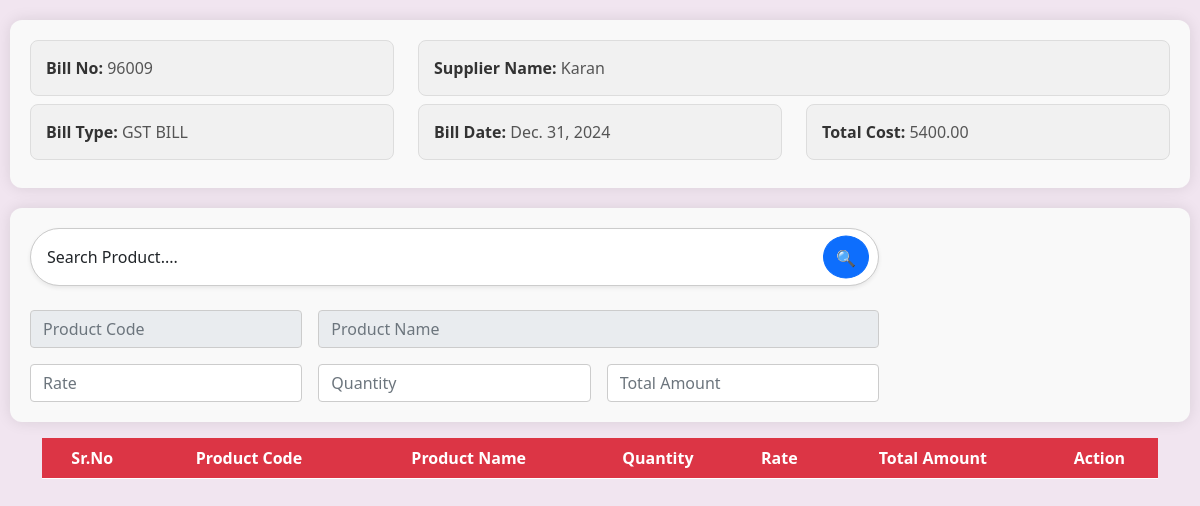
Page /workshop/purchase-item-list/3 on the committed database.
### ERP_Admin/models.py (models this page shows, shortened)
class Purchase(models.Model):
    bill_no = models.CharField(max_length=50, db_index=True, unique=True, null=False, blank=False)
    supplier_name = models.CharField(max_length=100, db_index=True, null=True, blank=True)
    bill_type = models.CharField(max_length=30, db_index=True, choices=PURCHASE_GST)
    bill_date = models.DateField(auto_now_add=False, db_index=True)
    total_cost = models.DecimalField(max_digits=12, decimal_places=2, default=0.0)
    bill_file = models.FileField(upload_to="Purchase Bill", null=True, blank=True)

### ERP_Workshop/views.py (the view)
# urls.py: path('purchase-item-list/<int:id>', views.purchase_item_list, name='workshop_purchase_item_list'),
def purchase_item_list(request,id):
    purchase=get_object_or_404(Purchase, id=id)
    item=PurchaseItem.objects.all().order_by('-id')
    product_data = list(Product.objects.select_related('model'))
    cache.set('product_data', product_data, timeout=300)  # Store for 300 seconds
    product_data = cache.get('product_data')
    return render(request, "workshop_purchase_item_list.html",{'item':item,'purchase':purchase,'product_data':product_data})

### ERP_Workshop/templates/workshop_purchase_item_list.html (shortened to what this page needs)
{% extends "base_window.html" %}
{% load crispy_forms_tags %}
{% block content %}
<main id="main" class="main">
    <section class="section dashboard">
        <div class="container-fluid mb-3 bill-info-header">
            <div class="row">
                <div class="col-sm-4 mb-2">
                    <div class="info-field">
                        <strong>Bill No:</strong> {{ purchase.bill_no }}
                    </div>
                </div>
                <div class="col-sm-8 mb-2">
                    <div class="info-field">
                        <strong>Supplier Name:</strong> {{ purchase.supplier_name }}
                    </div>
                </div>
                <div class="col-sm-4 mb-2">
                    <div class="info-field">
                        <strong>Bill Type:</strong> {{ purchase.bill_type }}
                    </div>
                </div>
                <div class="col-sm-4 mb-2">
                    <div class="info-field">
                        <strong>Bill Date:</strong> {{ purchase.bill_date }}
                    </div>
                </div>
                <div class="col-sm-4 mb-2">
                    <div class="info-field">
                        <strong>Total Cost:</strong> {{ purchase.total_cost }}
                    </div>
                </div>
            </div>
        </div>
        <div class="container-fluid mb-3 form-header">
            <div class="row">
                <div class="col-sm-9">
                    <form action="#" method="get" class="position-relative">
                        <select name="search_product" id="search_product" class="form-control rounded-pill shadow-sm p-3" style="border: 1px solid #ccc; font-size: 1rem;" >
                            <option value="">Search Product....</option>
                        </select>
                        <button type="submit" class="btn btn-primary rounded-circle position-absolute"
                            style="top: 50%; right: 10px; transform: translateY(-50%); height: 43px;">
                            🔍
                        </button>
                    </form>
                    <div class="row g-3 mt-2">
                        <div class="col-md-4">
                            <input type="text" class="form-control" placeholder="Product Code" readonly
                                style="border: 1px solid #ccc; font-size: 1rem;" />
                        </div>
                        <div class="col-md-8">
                            <input type="text" class="form-control" placeholder="Product Name" readonly
                                style="border: 1px solid #ccc; font-size: 1rem;" />
                        </div>
                        <div class="col-md-4">
                            <input type="text" class="form-control" placeholder="Rate"
                                style="border: 1px solid #ccc; font-size: 1rem;" />
                        </div>
                        <div class="col-md-4">
                            <input type="text" class="form-control" placeholder="Quantity"
                                style="border: 1px solid #ccc; font-size: 1rem;" />
                        </div>
                        <div class="col-md-4">
                            <input type="text" class="form-control" placeholder="Total Amount"
                                style="border: 1px solid #ccc; font-size: 1rem;" />
                        </div>
                    </div>
                </div>
                <div class="col-sm-3">
                </div>
            </div>
        </div>
        <div class="container mt-3" style=" overflow:scroll;">
            <table id="example" class="table table-striped "
                style="overflow:scroll; width:100%;min-width: max-content;">
                <thead class="bg-danger">
                    <tr class="bg-gradient-primary text-light ">
                        <th scope="col" class="text-center text-white" style="">Sr.No</th>
                        <th scope="col" class="text-center text-white" style="">Product Code</th>
                        <th scope="col" class="text-center text-white" style="">Product Name</th>
                        <th scope="col" class="text-center text-white" style="">Quantity</th>
                        <th scope="col" class="text-center text-white" style="">Rate</th>
                        <th scope="col" class="text-center text-white" style="">Total Amount</th>
                        <th scope="col" class="text-center text-white" style="">Action</th>
                    </tr>
                </thead>
            </table>
        </div>
    </section>
</main>
{% endblock content %}

### ERP_Admin/templates/base_window.html (style rules this page uses)
body { padding: 0px 10px; background-color: rgb(241, 229, 240); }

### ERP_Workshop/templates/workshop_purchase_item_list.html (style rules this page uses)
.bill-info-header { background-color: #f9f9f9; border-radius: 12px; box-shadow: 0px 0px 15px rgba(0, 0, 0, 0.1); padding: 20px; margin-top: 20px; }
.info-field { background-color: #f1f1f1; padding: 15px; border-radius: 8px; border: 1px solid #ddd; font-size: 1rem; color: #555; width: 100%; text-align: left; }
.info-field strong { color: #333; margin-bottom: 5px; }
.col-sm-3 { display: flex; justify-content: center; align-items: center; }
.col-sm-4 { display: flex; justify-content: center; align-items: center; }
.form-header { background-color: #f9f9f9; border-radius: 12px; box-shadow: 0px 0px 15px rgba(0, 0, 0, 0.1); padding: 20px; margin-top: 20px; }

### rows in the picture
Purchase: bill_no "96009", supplier_name "Karan", bill_type "GST BILL", bill_date "Dec. 31, 2024", total_cost "5400.00"
